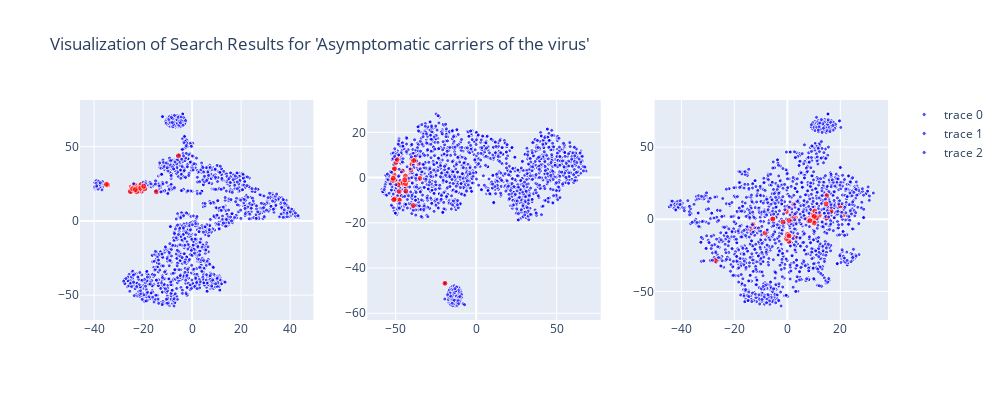

Notebook source saved alongside this figure:
### Code cell
plot_query_embeddings_plotly("Asymptomatic carriers of the virus", titles)

### Figure 1 — Plotly figure (JSON) as saved in the notebook; plotly's stock layout.template omitted (floating-point values rounded to 4 significant figures; data arrays with more than 128 entries replaced by an {"elided": "..."} marker saying what was removed)
{"data": [{"marker": {"color": {"elided": "1573 str values"}, "size": {"elided": "1573 int values"}}, "mode": "markers", "text": {"elided": "1573 str values"}, "type": "scatter", "x": {"elided": "1573 float values"}, "xaxis": "x", "y": {"elided": "1573 float values"}, "yaxis": "y"}, {"marker": {"color": {"elided": "1573 str values"}, "size": {"elided": "1573 int values"}}, "mode": "markers", "text": {"elided": "1573 str values"}, "type": "scatter", "x": {"elided": "1573 float values"}, "xaxis": "x2", "y": {"elided": "1573 float values"}, "yaxis": "y2"}, {"marker": {"color": {"elided": "1573 str values"}, "size": {"elided": "1573 int values"}}, "mode": "markers", "text": {"elided": "1573 str values"}, "type": "scatter", "x": {"elided": "1573 float values"}, "xaxis": "x3", "y": {"elided": "1573 float values"}, "yaxis": "y3"}], "layout": {"height": 400, "title": {"text": "Visualization of Search Results for 'Asymptomatic carriers of the virus'"}, "width": 1000, "xaxis": {"anchor": "y", "domain": [0, 0.2889]}, "xaxis2": {"anchor": "y2", "domain": [0.3556, 0.6444]}, "xaxis3": {"anchor": "y3", "domain": [0.7111, 1]}, "yaxis": {"anchor": "x", "domain": [0, 1]}, "yaxis2": {"anchor": "x2", "domain": [0, 1]}, "yaxis3": {"anchor": "x3", "domain": [0, 1]}}}
